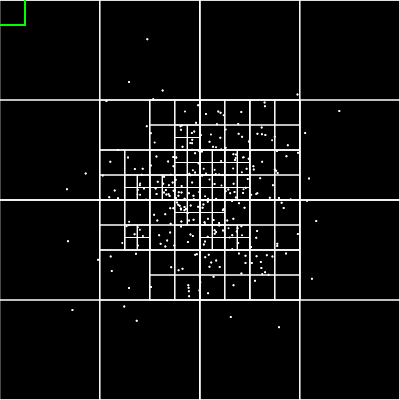
Frame 1 (no input)
Frame 60 (no input): identical to frame 1, image omitted
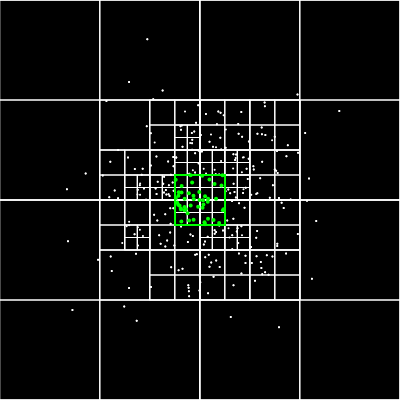
Frame 120 (the mouse pressed at the canvas centre since frame 60)

The p5.js sketch that drew these frames (run headless with seeded random() and noise() and a simulated clock; from frame 60 on, the mouse is pressed at the canvas centre):

// p5.js sketch
// ── sketch.js
let quadTree;

function setup() {
    createCanvas(400, 400);
    let boundary = new Rectangle(200, 200, 200, 200);
    quadTree = new QuadTree(boundary, 4);
    console.log(quadTree);

    for (let i = 0; i < 300; i++) {
        let x = randomGaussian(width / 2, width / 8);
        let y = randomGaussian(height / 2, height / 8);
        let p = new Point(x, y);
        quadTree.insert(p);
    }
}

function draw() {

    background(0)
    quadTree.show();

    stroke(0, 255, 0);
    rectMode(CENTER);
    let range = new Rectangle(mouseX, mouseY, 25, 25);
    if (mouseX < width && mouseY < height) {
        rect(range.x, range.y, range.w * 2, range.h * 2);
        let points = quadTree.query(range);
        for (let p of points) {
            strokeWeight(4);
            point(p.x, p.y);
        }
    }
}
// ── quadtree.js
class Point {
    constructor(x, y) {
        this.x = x;
        this.y = y;
    }
}

class Rectangle {
    constructor(x, y, w, h) {
        this.x = x;
        this.y = y;
        this.w = w;
        this.h = h;
    }

    contains(point) {
        if (point.x > this.x - this.w && point.x < this.x + this.w &&
            point.y > this.y - this.h && point.y < this.y + this.h
        ) {
            return true;
        }
        return false;
    }

    intersects(range) {
        return (
            range.x - range.w > this.x + this.w ||
            range.x + range.w < this.x - this.w ||
            range.y - range.h > this.y + this.h ||
            range.y + range.h > this.y - this.h
        );
    }
}

class QuadTree {
    constructor(boundary, n) {
        this.boundary = boundary;
        this.capacity = n;
        this.points = [];
        this.divided = false;
    }

    insert(point) {

        if (!this.boundary.contains(point)) {
            return false;
        }


        if (this.points.length < this.capacity) {
            this.points.push(point);
            return true;
        } else {
            if (!this.divided) {
                this.subDivide();
            }
            if (this.northEast.insert(point)) return true;
            else if (this.northWest.insert(point)) return true;
            else if (this.southEast.insert(point)) return true;
            else if (this.southWest.insert(point)) return true;
        }
    }

    subDivide() {
        let x = this.boundary.x;
        let y = this.boundary.y;
        let w = this.boundary.w;
        let h = this.boundary.h;

        let ne = new Rectangle(x + w / 2, y - h / 2, w / 2, h / 2);
        this.northEast = new QuadTree(ne, this.capacity);
        let nw = new Rectangle(x - w / 2, y - h / 2, w / 2, h / 2);
        this.northWest = new QuadTree(nw, this.capacity);
        let se = new Rectangle(x + w / 2, y + h / 2, w / 2, h / 2);
        this.southEast = new QuadTree(se, this.capacity);
        let sw = new Rectangle(x - w / 2, y + h / 2, w / 2, h / 2);
        this.southWest = new QuadTree(sw, this.capacity);
        this.divided = true;
    }


    show() {
        stroke(255);
        strokeWeight(1);
        noFill();
        strokeWeight(1);
        rectMode(CENTER);
        rect(this.boundary.x, this.boundary.y, this.boundary.w * 2, this.boundary.h * 2);
        for (let p of this.points) {
            strokeWeight(2);
            point(p.x, p.y);
        }
        if (this.divided) {
            this.northEast.show();
            this.northWest.show();
            this.southEast.show();
            this.southWest.show();
        }

        for (let p of this.points) {
            // strokeWeight(4);
            point(p.x, p.y);
        }
    }

    query(range, found = []) {
        if (!found) {
            found = [];
        }
        if (!this.boundary.intersects(range)) return;
        else {
            for (let p of this.points) {
                if (range.contains(p)) {
                    found.push(p);
                }
            }
            if (this.divided) {
                this.northWest.query(range, found);
                this.northEast.query(range, found);
                this.southWest.query(range, found);
                this.southEast.query(range, found);
            }
        }
        return found;
    }
}
